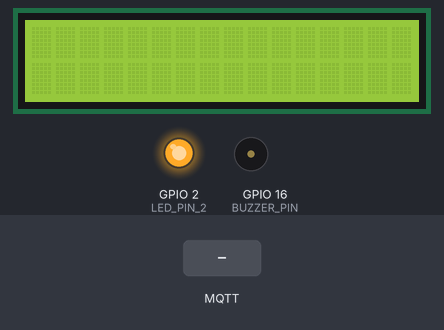
The sketch below on a simulated ESP8266 (NodeMCU). On the bench: 16×2 character LCD, output pins drawn as LEDs (lit = HIGH), buzzer (waves = sounding, pin HIGH). The test bench sets the inputs (shaded band). WiFi joins after 1.5 s; servers stay silent unless stated; random numbers use the default seed unless the sketch sets one; no MQTT or app messages arrive unless stated; what the sketch prints to the serial monitor is not drawn.

Above: at 2.7 s.
2.8 s: MQTT message "Emergency" arrives on the first subscribed topic
At 3.6 s:
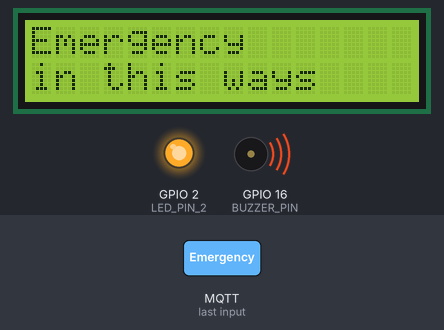
At 5.0 s:
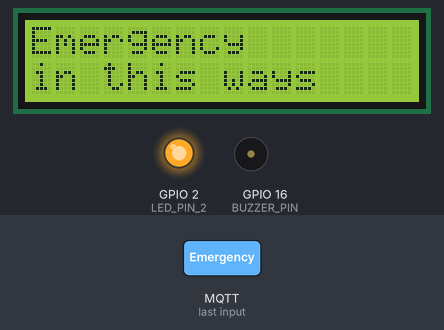
5.3 s: MQTT message "device/led" arrives on the first subscribed topic
6.8 s: MQTT message "INCREMENT" arrives on the first subscribed topic
Timing chart, 0 to 9.8 s (numbered marks = the images above; inputs shaded):
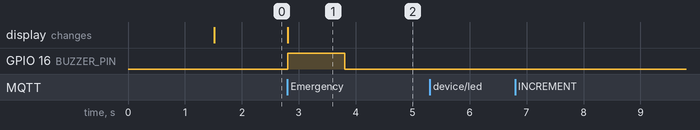

The sketch:

esp8266.ino
```cpp
#include <LiquidCrystal.h>
#include <ESP8266WiFi.h>
#include <PubSubClient.h>


const char* ssid = "your wifi name";
const char* password = "your wifi pass";
const char* mqtt_server = "your server";

#define LED_PIN_2 2
#define BUZZER_PIN 16


#define LCD_RS  4
#define LCD_E   5    // GPIO 14
#define LCD_D4  12   // GPIO 6
#define LCD_D5  13   // GPIO 7
#define LCD_D6  14   // GPIO 5
#define LCD_D7  15   // GPIO 4

WiFiClient espClient;
PubSubClient client(espClient);
unsigned long lastMsg = 0;
#define MSG_BUFFER_SIZE  (50)
char msg[MSG_BUFFER_SIZE];
int messageCount = 0;

LiquidCrystal lcd(LCD_RS, LCD_E, LCD_D4, LCD_D5, LCD_D6, LCD_D7);

void setup_wifi() {
  delay(10);
  Serial.println();
  Serial.print("Connecting to ");
  Serial.println(ssid);

  WiFi.mode(WIFI_STA);
  WiFi.begin(ssid, password);

  while (WiFi.status() != WL_CONNECTED) {
    delay(500);
    Serial.print(".");
  }

  Serial.println("");
  Serial.println("WiFi connected");
  Serial.println("IP address: ");
  Serial.println(WiFi.localIP());
}

void callback(char* topic, byte* payload, unsigned int length) {
  Serial.print("Message arrived [");
  Serial.print(topic);
  Serial.print("] ");

  String message = "";
  for (int i = 0; i < length; i++) {
    message += (char)payload[i];
  }
  Serial.println(message);

  // Check if the message is "emergency"
  if (message == "Emergency") {
    Serial.println("Emergency received");


    // Display message on the LCD
    lcd.clear();
    lcd.setCursor(0, 0);
    lcd.print("Emergency");
    lcd.setCursor(0, 1);
    lcd.print("ambulance is");
    lcd.setCursor(0, 2);
    lcd.print("in this way");

    // Activate the buzzer
    digitalWrite(BUZZER_PIN, HIGH);  // Turn buzzer ON
    delay(1000);                     // Buzzer ON for 1 second
    digitalWrite(BUZZER_PIN, LOW);   // Turn buzzer OFF
  }

  // Check if the message is to control the LED or increment the count
  if (String(topic) == "device/led") {
    if (message == "INCREMENT") {
      messageCount++;
      snprintf(msg, MSG_BUFFER_SIZE, "Message count: %d", messageCount);
      Serial.print("Publish message: ");
      Serial.println(msg);
      client.publish("device/messageCount", msg);
    } else if (message == "ON") {
      digitalWrite(LED_PIN_2, LOW);  // Turn the LED on
      Serial.println("LED on GPIO 2 is turned ON");
    } else if (message == "OFF") {
      digitalWrite(LED_PIN_2, HIGH); // Turn the LED off
      Serial.println("LED on GPIO 2 is turned OFF");
    }
  }
}

void reconnect() {
  // Loop until we're reconnected
  while (!client.connected()) {
    Serial.print("Attempting MQTT connection...");
    // Create a random client ID
    String clientId = "ESP8266Client-";
    clientId += String(random(0xffff), HEX);

    // Attempt to connect
    if (client.connect(clientId.c_str())) {
      Serial.println("connected");
      client.publish("device/status", "MQTT Server is Connected");
      client.subscribe("device/emergency");
    } else {
      Serial.print("failed, rc=");
      Serial.print(client.state());
      Serial.println(" try again in 5 seconds");
      delay(5000);
    }
  }
}

void setup() {
  pinMode(LED_PIN_2, OUTPUT);  // Initialize the LED_PIN_2 (GPIO 2) as an output
  digitalWrite(LED_PIN_2, HIGH);  // Ensure LED on GPIO 2 is off initially

  pinMode(BUZZER_PIN, OUTPUT);  // Initialize the BUZZER_PIN (GPIO 16) as an output
  digitalWrite(BUZZER_PIN, LOW); // Ensure buzzer is off initially

  Serial.begin(115200);
  setup_wifi();
  client.setServer(mqtt_server, 1883);
  client.setCallback(callback);

  // Initialize LCD
  lcd.begin(16, 2);  // 16 columns and 2 rows
}

void loop() {
  if (!client.connected()) {
    reconnect();
  }
  client.loop();
}
```

Measured:
- after the input at 2.8 s, GPIO 16 (BUZZER_PIN): LOW → HIGH at once, → LOW 1.0 s later; the display: changes at once (image 1)
- after the input at 5.3 s, every drawn part: stays the same
- after the input at 6.8 s, every drawn part: stays the same
